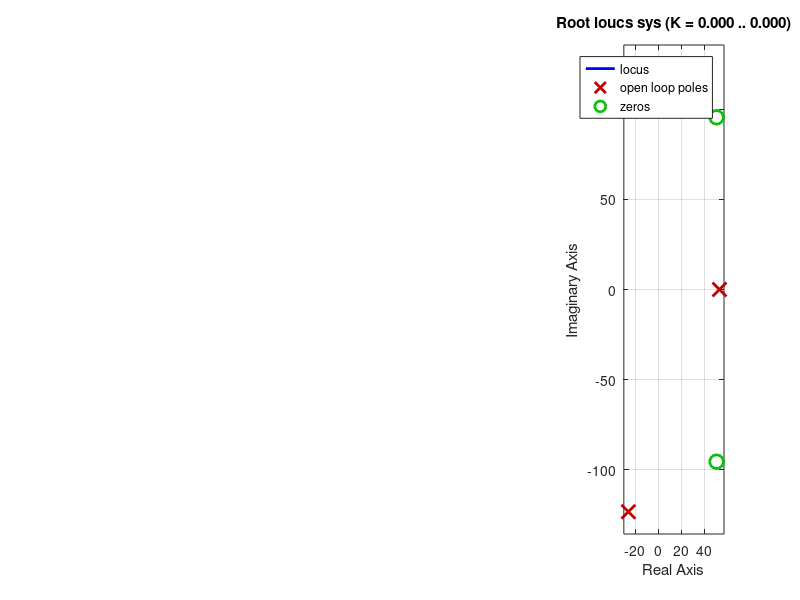

Reproduce this figure in MATLAB.
den= [0 1 74.38 5589 42107];
num= [0 0 3.392 -340.09 39451];
G=tf(num,den);
for a1= -0.045
    for t=0
        k=1;
        nlead=[k*t*a1,k];
        dlead=[0 0 a1*t a1];
        lead=tf(nlead,dlead)
        sys=feedback(lead*G,1);
        figure;
        subplot(1,4,1);
        margin(sys)
        subplot(1,4,2);
        nyquist(sys);
        subplot(1,4,3);
        step(sys);
        subplot(1,4,4);
        rlocus(sys);
    end
end